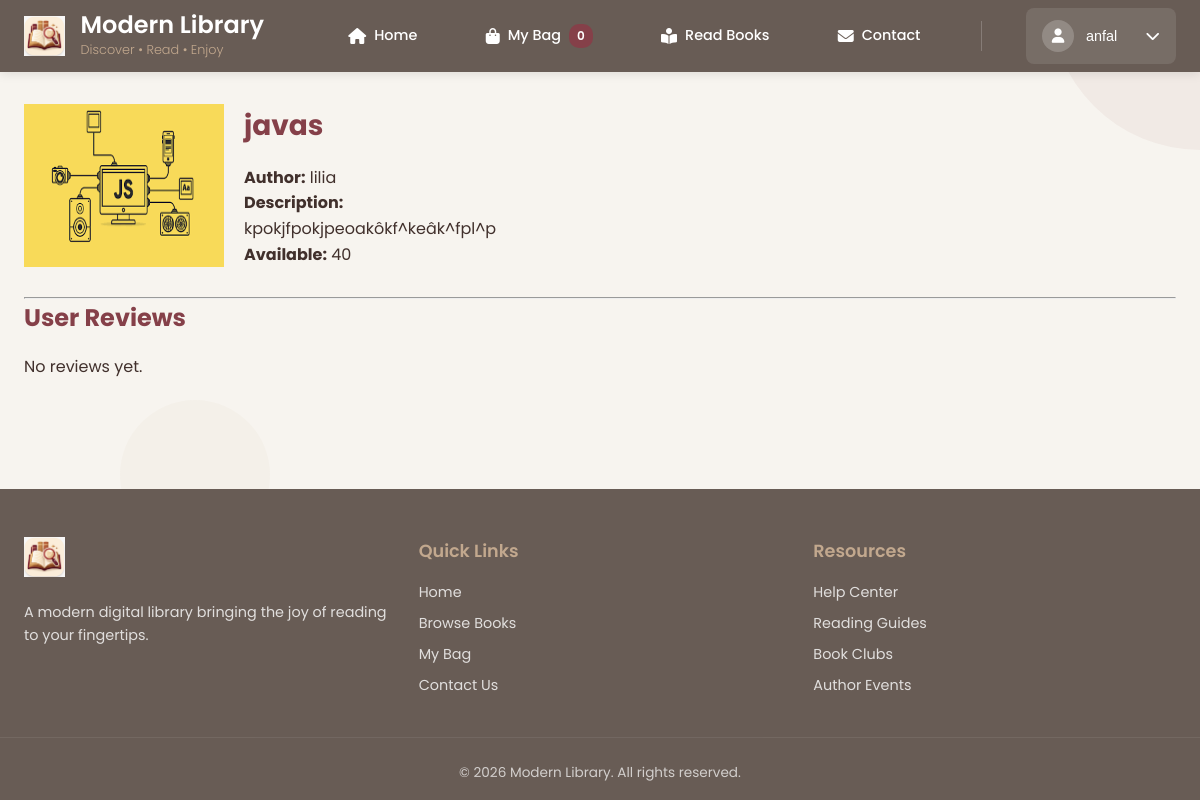
Page /user/book/6/ (signed in) on the committed database.
### library_app/models.py (models this page shows, shortened)
class Book(models.Model):
    title = models.CharField(max_length=200)
    author = models.CharField(max_length=150)
    publication_date = models.DateField(blank=True, null=True)
    quantity = models.PositiveIntegerField(default=0)
    genres = models.ManyToManyField(Genre, related_name="books")
    reviews = models.DecimalField(max_digits=2, decimal_places=1, blank=True, null=True)
    description = models.TextField(blank=True, null=True)
    image = models.ImageField(upload_to="books/", blank=True, null=True)

### library_app/views.py (the view)
# urls.py: path('user/book/<int:book_id>/',views.user_book_detail_view,name='user_book_detail'),
def user_book_detail_view(request, book_id):
    factory = APIRequestFactory()
    api_request = factory.get(f'/api/books/{book_id}/')
    api_request.user = request.user
    response = user_book_details(api_request, book_id)
    data = response.data
    return render(
        request,
        'library_app/user_book_detail.html',
        {
            'book': data['book'],
            'reviews': data['reviews']
        }
    )

### library_app/api/user.py (called while the page is built)
@api_view(['GET'])
@permission_classes([IsAuthenticated])
def user_book_details(request, book_id):
    book = Book.objects.get(id=book_id)
    reviews = Review.objects.filter(book=book).select_related('user')
    reviews_data = [
        {
            "username": review.user.username,
            "comment": review.comment
        }
        for review in reviews
    ]
    return Response({
        "book": {
            "id": book.id,
            "title": book.title,
            "author": book.author,
            "description": book.description,
            "quantity": book.quantity,
            "image": book.image.url if book.image else None,
        },
        "reviews": reviews_data
    })

### library_app/templates/library_app/user_book_detail.html (shortened to what this page needs)
{% extends 'library_app/base_user.html' %}
{% block content %}
<div class="book-detail-page">
    <div class="book-info">
        {% if book.image %}
            <img src="{{ book.image }}" class="detail-cover">
        {% else %}
            <img src="/static/images/default-book.png" class="detail-cover">
        {% endif %}
        <div class="book-meta">
            <h2>{{ book.title }}</h2>
            <p><strong>Author:</strong> {{ book.author }}</p>
            <p><strong>Description:</strong></p>
            <p>{{ book.description|default:"No description available." }}</p>
            <p><strong>Available:</strong> {{ book.quantity }}</p>
        </div>
    </div>
    <hr>
    <div class="reviews-section">
        <h3>User Reviews</h3>
        {% if reviews %}
            {% for review in reviews %}
                <div class="review">
                    <strong>{{ review.username }}</strong>
                    <p>{{ review.comment }}</p>
                </div>
            {% endfor %}
        {% else %}
            <p>No reviews yet.</p>
        {% endif %}
    </div>
</div>
{% endblock %}

### library_app/templates/library_app/base_user.html (shortened to what this page needs)
{% load static %}
<!DOCTYPE html>
<html lang="en">
<head>
    <link rel="stylesheet" href="https://cdnjs.cloudflare.com/ajax/libs/font-awesome/6.4.0/css/all.min.css">
    <link rel="stylesheet" href="{% static 'css/user.css' %}">
</head>
<body class="user-body">
    <div class="user-bg-elements">
        <div class="bg-element"></div>
        <div class="bg-element"></div>
    </div>
    <nav class="user-nav">
        <div class="nav-container">
            <div class="nav-brand">
                <img src="{% static 'logo.png' %}" alt="Library Logo" class="nav-logo">
                <div class="brand-text">
                    <h1 class="brand-title">Modern Library</h1>
                    <p class="brand-tagline">Discover • Read • Enjoy</p>
                </div>
            </div>
            <a href="{% url 'user_home' %}" class="nav-link {% if request.path == '/user/home/' %}active{% endif %}">
    <i class="fas fa-home"></i>
    <span>Home</span>
</a>
<a href="{% url 'user_mybag' %}" class="nav-link {% if 'user_mybag' in request.path %}active{% endif %}">
    <i class="fas fa-shopping-bag"></i>
    <span>My Bag</span>
    <span class="badge" id="bagCount">{{ bag_count|default:"0" }}</span>
</a>
<a href="{% url 'read_books' %}" class="nav-link {% if 'read-books' in request.path %}active{% endif %}">
    <i class="fas fa-book-reader"></i>
    <span>Read Books</span>
</a>
<a href="{% url 'user_contactus' %}" class="nav-link {% if 'user_contactus' in request.path %}active{% endif %}">
    <i class="fas fa-envelope"></i>
    <span>Contact</span>
</a>
                <div class="user-dropdown">
    <button class="user-btn" id="userBtn">
        <div class="user-avatar"><i class="fas fa-user"></i></div>
        <span class="user-name">
            {% if user.first_name %}{{ user.first_name }}{% else %}{{ user.username }}{% endif %}
        </span>
        <i class="fas fa-chevron-down"></i>
    </button>
</div>
        </div>
    </nav>
    <main class="user-main">
        {% block content %}{% endblock %}
    </main>
    <footer class="user-footer">
        <div class="footer-content">
            <div class="footer-section">
                <img src="{% static 'logo.png' %}" alt="Logo" class="footer-logo">
                <p class="footer-description">
                    A modern digital library bringing the joy of reading to your fingertips.
                </p>
            </div>
            <div class="footer-section">
                <h3>Quick Links</h3>
                <a href="{% url 'user_home' %}">Home</a>
                <a href="{% url 'user_home' %}">Browse Books</a>
                <a href="{% url 'user_mybag' %}">My Bag</a>
                <a href="{% url 'user_contactus' %}">Contact Us</a>
            </div>
            <div class="footer-section">
                <h3>Resources</h3>
                <a href="#">Help Center</a>
                <a href="#">Reading Guides</a>
                <a href="#">Book Clubs</a>
                <a href="#">Author Events</a>
            </div>
        </div>
        <div class="footer-bottom">
            <p>&copy; {% now "Y" %} Modern Library. All rights reserved.</p>
        </div>
    </footer>
</body>
</html>

### library_app/static/CSS/user.css (style rules this page uses)
:root { --primary: #854049; --primary-dark: #41302C; --secondary: #685C55; --accent: #C2A88E; --light: #f7f4ef; --lighter: #e6ded5; --white: #ffffff; --text: #41302C; --text-light: #685C55; --success: #28a745; --warning: #ffc107; --danger: #dc3545; --info: #17a2b8; --shadow: 0 4px 12px rgba(0,0,0,0.08); --radius: 8px; }
* { margin: 0; padding: 0; box-sizing: border-box; }
body { font-family: 'Poppins', sans-serif; background-color: var(--light); color: var(--text); line-height: 1.6; }
.user-body { min-height: 100vh; display: flex; flex-direction: column; }
.user-bg-elements { position: fixed; top: 0; left: 0; width: 100%; height: 100%; z-index: -1; overflow: hidden; pointer-events: none; }
.user-bg-elements .bg-element { position: absolute; background: rgba(133, 64, 73, 0.05); border-radius: 50%; }
.user-bg-elements .bg-element:nth-child(1) { width: 300px; height: 300px; top: -150px; right: -150px; }
.user-bg-elements .bg-element:nth-child(3) { width: 150px; height: 150px; top: 50%; left: 10%; background: rgba(194, 168, 142, 0.05); }
.user-nav { background: var(--secondary); padding: 0.5rem 0; position: sticky; top: 0; z-index: 1000; box-shadow: 0 2px 10px rgba(0,0,0,0.1); }
.nav-container { max-width: 1200px; margin: 0 auto; padding: 0 1.5rem; display: flex; justify-content: space-between; align-items: center; flex-wrap: wrap; }
.nav-brand { display: flex; align-items: center; gap: 1rem; margin-right: 2rem; }
.nav-logo { height: 40px; width: auto; }
.brand-text { display: flex; flex-direction: column; }
.brand-title { color: var(--white); font-size: 1.5rem; font-weight: 600; margin: 0; line-height: 1.2; }
.brand-tagline { color: var(--accent); font-size: 0.8rem; margin: 0; font-weight: 300; }
.nav-link { display: flex; align-items: center; gap: 0.5rem; color: var(--white); text-decoration: none; padding: 0.75rem 1rem; border-radius: var(--radius); font-size: 0.9rem; font-weight: 500; transition: all 0.3s ease; white-space: nowrap; }
.nav-link i { font-size: 1rem; }
.badge { background: var(--primary); color: var(--white); padding: 0.15rem 0.5rem; border-radius: 10px; font-size: 0.75rem; min-width: 20px; text-align: center; font-weight: 600; }
.user-dropdown { position: relative; }
.user-btn { display: flex; align-items: center; gap: 0.75rem; background: rgba(255, 255, 255, 0.1); color: var(--white); border: none; padding: 0.75rem 1rem; border-radius: var(--radius); cursor: pointer; font-size: 0.9rem; font-weight: 500; transition: all 0.3s ease; min-width: 150px; }
.user-avatar { width: 32px; height: 32px; border-radius: 50%; background: rgba(255, 255, 255, 0.2); display: flex; align-items: center; justify-content: center; }
.user-name { flex: 1; text-align: left; white-space: nowrap; overflow: hidden; text-overflow: ellipsis; }
.user-main { flex: 1; max-width: 1200px; margin: 2rem auto; padding: 0 1.5rem; width: 100%; }
.user-footer { background: var(--secondary); color: var(--white); padding: 3rem 0 1rem; margin-top: auto; }
.footer-content { max-width: 1200px; margin: 0 auto; padding: 0 1.5rem; display: grid; grid-template-columns: repeat(auto-fit, minmax(250px, 1fr)); gap: 2rem; margin-bottom: 2rem; }
.footer-section h3 { color: var(--accent); font-size: 1.1rem; margin-bottom: 1rem; font-weight: 600; }
.footer-section a { display: block; color: var(--white); text-decoration: none; margin-bottom: 0.5rem; font-size: 0.9rem; opacity: 0.8; transition: opacity 0.3s ease; }
.footer-logo { height: 40px; margin-bottom: 1rem; }
.footer-description { opacity: 0.8; font-size: 0.9rem; line-height: 1.6; }
.footer-bottom { text-align: center; padding-top: 1.5rem; border-top: 1px solid rgba(255, 255, 255, 0.1); opacity: 0.7; font-size: 0.85rem; }
h1, h2, h3, h4 { color: var(--primary); margin-bottom: 1rem; }
h1 { font-size: 2rem; }
h2 { font-size: 1.75rem; }
h3 { font-size: 1.5rem; }
button, .btn { display: inline-flex; align-items: center; justify-content: center; gap: 0.5rem; padding: 0.875rem 1.75rem; background: var(--primary); color: var(--white); border: none; border-radius: var(--radius); font-size: 0.95rem; font-weight: 500; cursor: pointer; transition: all 0.3s ease; text-decoration: none; min-width: 120px; }
button, .btn { padding: 10px 20px; background-color: #4CAF50; color: white; text-decoration: none; border: none; border-radius: 5px; cursor: pointer; }
.book-info { display: flex; gap: 20px; margin-bottom: 30px; }
.detail-cover { width: 200px; }

### rows in the picture
Book: title "javas", author "lilia", description "kpokjfpokjpeoakôkf^keâk^fpl^p"

### other values in the picture
{{ bag_count|default:"0" }} "0"
{{ user.username }} "anfal"
{{ book.quantity }} "40"
